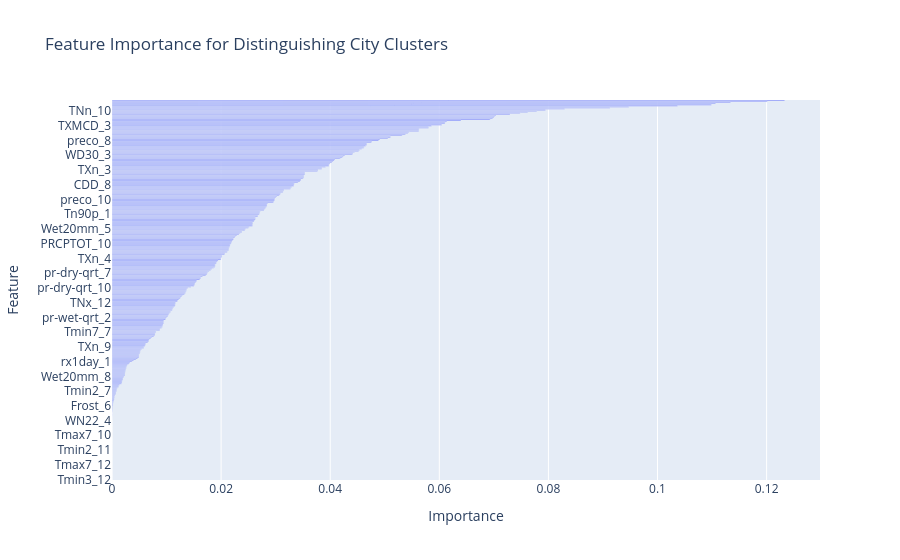

Source (notebook cell):
### Code cell
# Visualize the feature importances with an interactive bar chart
fig_importance = px.bar(
    importance_df,
    x='Importance',
    y='Feature',
    orientation='h', # Horizontal bar chart
    title='Feature Importance for Distinguishing City Clusters'
)
# Ensure the bar chart is sorted from highest to lowest importance
fig_importance.update_layout(yaxis={'categoryorder':'total ascending'})

fig_importance.write_html("Importância das variáveis para criação dos clusters.html")
print("\nSaved interactive feature importance chart to 'feature_importance_chart.html'")
fig_importance.show()

### Figure 1 — Plotly figure (JSON) as saved in the notebook; plotly's stock layout.template omitted (floating-point values rounded to 4 significant figures; data arrays with more than 128 entries replaced by an {"elided": "..."} marker saying what was removed)
{"data": [{"hovertemplate": "Importance=%{x}<br>Feature=%{y}<extra></extra>", "legendgroup": "", "marker": {"color": "#636efa", "pattern": {"shape": ""}}, "name": "", "orientation": "h", "showlegend": false, "textposition": "auto", "type": "bar", "x": {"elided": "361 float values"}, "xaxis": "x", "y": {"elided": "361 str values"}, "yaxis": "y"}], "layout": {"barmode": "relative", "legend": {"tracegroupgap": 0}, "title": {"text": "Feature Importance for Distinguishing City Clusters"}, "xaxis": {"anchor": "y", "domain": [0, 1], "title": {"text": "Importance"}}, "yaxis": {"anchor": "x", "categoryorder": "total ascending", "domain": [0, 1], "title": {"text": "Feature"}}}}
